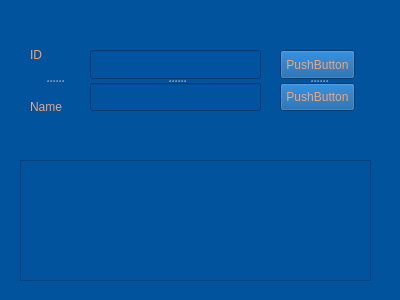
<?xml version="1.0" encoding="UTF-8"?>
<ui version="4.0">
 <class>Form</class>
 <widget class="QWidget" name="Form">
  <property name="geometry">
   <rect>
    <x>0</x>
    <y>0</y>
    <width>400</width>
    <height>300</height>
   </rect>
  </property>
  <property name="minimumSize">
   <size>
    <width>400</width>
    <height>300</height>
   </size>
  </property>
  <property name="maximumSize">
   <size>
    <width>400</width>
    <height>300</height>
   </size>
  </property>
  <property name="windowTitle">
   <string>Form</string>
  </property>
  <property name="styleSheet">
   <string notr="true">background-color: rgb(2, 83, 157)</string>
  </property>
  <widget class="QTableWidget" name="tableWidget">
   <property name="geometry">
    <rect>
     <x>20</x>
     <y>160</y>
     <width>351</width>
     <height>121</height>
    </rect>
   </property>
   <property name="styleSheet">
    <string notr="true">color: rgb(238, 164, 127)</string>
   </property>
  </widget>
  <widget class="QSplitter" name="splitter">
   <property name="geometry">
    <rect>
     <x>30</x>
     <y>30</y>
     <width>47</width>
     <height>101</height>
    </rect>
   </property>
   <property name="orientation">
    <enum>Qt::Vertical</enum>
   </property>
   <widget class="QLabel" name="lbID">
    <property name="styleSheet">
     <string notr="true">color: rgb(238, 164, 127)</string>
    </property>
    <property name="text">
     <string>ID</string>
    </property>
   </widget>
   <widget class="QLabel" name="lbName">
    <property name="styleSheet">
     <string notr="true">color: rgb(238, 164, 127)</string>
    </property>
    <property name="text">
     <string>Name</string>
    </property>
   </widget>
  </widget>
  <widget class="QSplitter" name="splitter_2">
   <property name="geometry">
    <rect>
     <x>90</x>
     <y>50</y>
     <width>171</width>
     <height>61</height>
    </rect>
   </property>
   <property name="orientation">
    <enum>Qt::Vertical</enum>
   </property>
   <widget class="QLineEdit" name="leID">
    <property name="styleSheet">
     <string notr="true">color: rgb(238, 164, 127)</string>
    </property>
   </widget>
   <widget class="QLineEdit" name="leName">
    <property name="styleSheet">
     <string notr="true">color: rgb(238, 164, 127)</string>
    </property>
   </widget>
  </widget>
  <widget class="QSplitter" name="splitter_3">
   <property name="geometry">
    <rect>
     <x>280</x>
     <y>50</y>
     <width>75</width>
     <height>61</height>
    </rect>
   </property>
   <property name="orientation">
    <enum>Qt::Vertical</enum>
   </property>
   <widget class="QPushButton" name="pushButton">
    <property name="styleSheet">
     <string notr="true">color: rgb(238, 164, 127)</string>
    </property>
    <property name="text">
     <string>PushButton</string>
    </property>
   </widget>
   <widget class="QPushButton" name="pushButton_2">
    <property name="styleSheet">
     <string notr="true">color: rgb(238, 164, 127)</string>
    </property>
    <property name="text">
     <string>PushButton</string>
    </property>
   </widget>
  </widget>
 </widget>
 <resources/>
 <connections/>
</ui>
